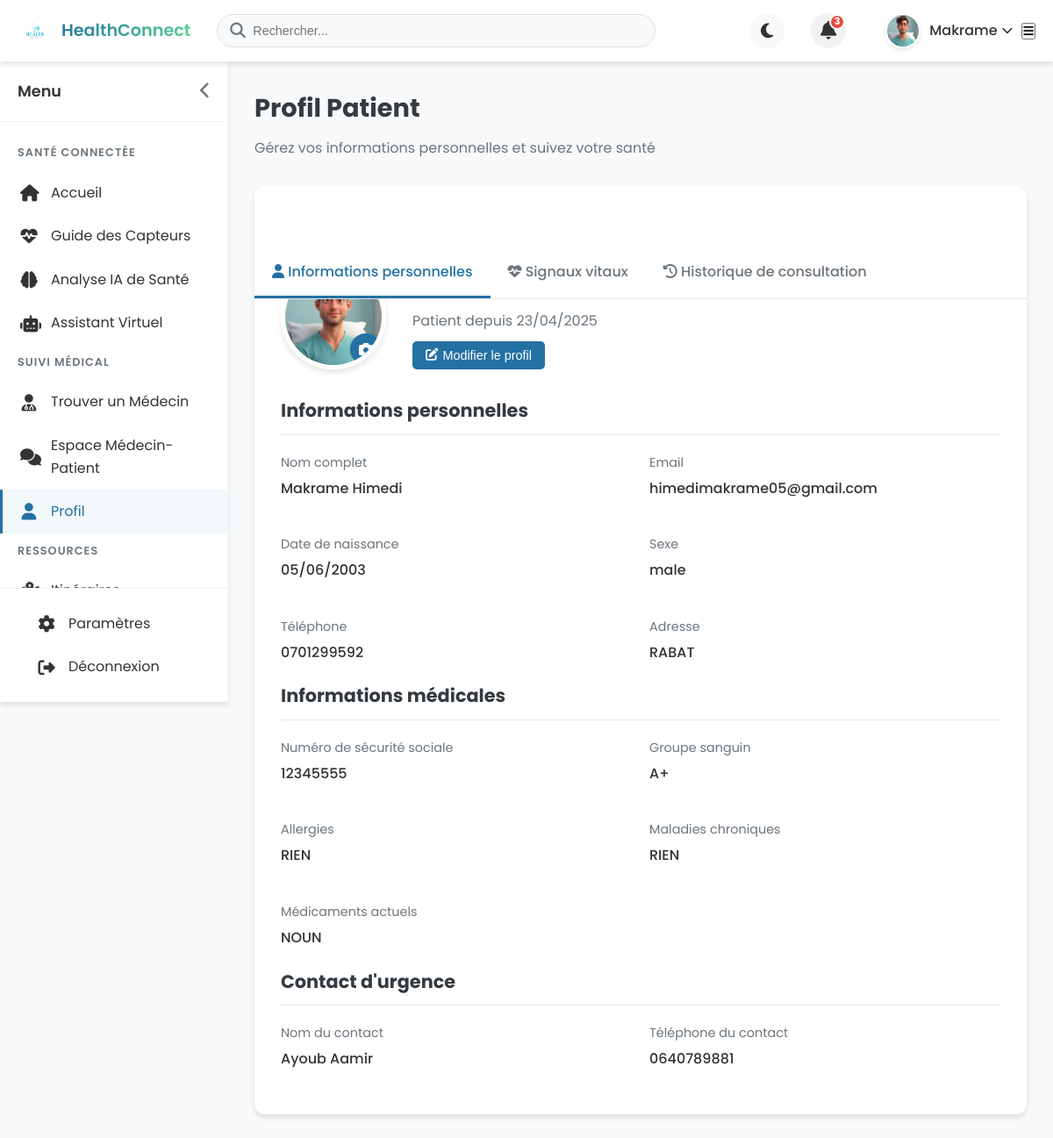
The app's page /patient/profile (signed in) with its own data.
### models.py (models this page shows, shortened)
class Patient(db.Model):
    id = db.Column(db.Integer, primary_key=True)
    user_id = db.Column(db.Integer, db.ForeignKey('user.id'), nullable=False)
    birth_date = db.Column(db.Date, nullable=True)
    gender = db.Column(db.String(10), nullable=True)  # male, female, other
    phone = db.Column(db.String(20), nullable=True)
    address = db.Column(db.String(200), nullable=True)
    id_number = db.Column(db.String(50), nullable=True)  # National ID or patient ID
    insurance = db.Column(db.String(100), nullable=True)
    blood_type = db.Column(db.String(5), nullable=True)  # A+, B-, etc.
    allergies = db.Column(db.Text, nullable=True)
    chronic_diseases = db.Column(db.Text, nullable=True)
    current_medications = db.Column(db.Text, nullable=True)
    emergency_contact_name = db.Column(db.String(100), nullable=True)
    emergency_contact_phone = db.Column(db.String(20), nullable=True)
    social_security_number = db.Column(db.String(50), nullable=True)
    profile_picture = db.Column(db.String(200), nullable=True)  # Path to profile picture
    appointments = db.relationship('Appointment', backref='patient', lazy='dynamic',
                                  foreign_keys='Appointment.patient_id', cascade='all, delete-orphan')
    prescriptions = db.relationship('Prescription', backref='patient', lazy='dynamic', cascade='all, delete-orphan')

class User(db.Model, UserMixin):
    id = db.Column(db.Integer, primary_key=True)
    email = db.Column(db.String(120), unique=True, nullable=False)
    password_hash = db.Column(db.String(128), nullable=False)
    first_name = db.Column(db.String(50), nullable=False)
    last_name = db.Column(db.String(50), nullable=False)
    role = db.Column(db.String(10), nullable=False)  # 'patient' or 'doctor'
    created_at = db.Column(db.DateTime, default=get_current_time_naive)
    patient = db.relationship('Patient', backref='user', uselist=False, cascade='all, delete-orphan')
    doctor = db.relationship('Doctor', backref='user', uselist=False, cascade='all, delete-orphan')

### routes/patient.py (the view, shortened to what this page needs)
@patient_bp.route('/profile', methods=['GET', 'POST'])
@login_required
def profile():
    if current_user.role != 'patient':
        flash('Accès refusé. Vous devez être un patient pour voir cette page.', 'danger')
        return redirect(url_for('index'))
    return render_template('patient/profile.html')

### templates/patient/profile.html (shortened to what this page needs)
{% extends 'dashboard_base.html' %}
{% block extra_css %}
<link rel="stylesheet" href="{{ url_for('static', filename='css/patient/profile.css') }}">
<link rel="stylesheet" href="{{ url_for('static', filename='css/patient/header.css') }}">
<link rel="stylesheet" href="{{ url_for('static', filename='css/patient/vital_signs.css') }}">
{% endblock %}
{% block content %}
{% include 'patient/partials/header.html' %}
<div class="profile-container">
    <div id="sidebar" class="sidebar">
        <div class="sidebar-header">
            <span class="sidebar-title">Menu</span>
            <button id="sidebar-toggle" class="sidebar-toggle">
                <i class="fas fa-chevron-left"></i>
            </button>
        </div>
        <div class="sidebar-menu">
            <div class="menu-category">Santé Connectée</div>
            <a href="{{ url_for('patient.dashboard') }}" class="menu-item">
                <i class="fas fa-home"></i>
                <span class="menu-text">Accueil</span>
            </a>
            <a href="#" class="menu-item">
                <i class="fas fa-heartbeat"></i>
                <span class="menu-text">Guide des Capteurs</span>
            </a>
            <a href="#" class="menu-item">
                <i class="fas fa-brain"></i>
                <span class="menu-text">Analyse IA de Santé</span>
            </a>
            <a href="#" class="menu-item">
                <i class="fas fa-robot"></i>
                <span class="menu-text">Assistant Virtuel</span>
            </a>
            <div class="menu-category">Suivi Médical</div>
            <a href="#" class="menu-item">
                <i class="fas fa-user-md"></i>
                <span class="menu-text">Trouver un Médecin</span>
            </a>
            <a href="#" class="menu-item">
                <i class="fas fa-comments"></i>
                <span class="menu-text">Espace Médecin-Patient</span>
            </a>
            <a href="#" class="menu-item active">
                <i class="fas fa-user"></i>
                <span class="menu-text">Profil</span>
            </a>
            <div class="menu-category">Ressources</div>
            <a href="#" class="menu-item">
                <span class="menu-text">Itinéraires</span>
            </a>
            <a href="#" class="menu-item">
                <span class="menu-text">Dossier Médical</span>
            </a>
            <a href="#" class="menu-item">
                <span class="menu-text">Gestion des Médicaments</span>
            </a>
        </div>
        <div class="sidebar-footer">
            <a href="#" class="menu-item">
                <i class="fas fa-cog"></i>
                <span class="menu-text">Paramètres</span>
            </a>
            <a href="{{ url_for('auth.logout') }}" class="menu-item">
                <i class="fas fa-sign-out-alt"></i>
                <span class="menu-text">Déconnexion</span>
            </a>
        </div>
    </div>
    <div id="main-content" class="main-content">
        <div class="page-header">
            <h1 class="page-title">Profil Patient</h1>
            <p class="page-subtitle">Gérez vos informations personnelles et suivez votre santé</p>
        </div>
        <div class="profile-content">
            <div class="profile-tabs">
                <div class="profile-tab" data-target="profile-info">
                    <i class="fas fa-user"></i> Informations personnelles
                </div>
                <div class="profile-tab" data-target="vitals">
                    <i class="fas fa-heartbeat"></i> Signaux vitaux
                </div>
                <div class="profile-tab" data-target="consultations">
                    <i class="fas fa-history"></i> Historique de consultation
                </div>
            </div>
            <div id="profile-info" class="profile-section">
                <div class="profile-header">
                    <div class="profile-picture">
                        <img src="{{ url_for('static', filename=current_user.patient.profile_picture.replace('\\', '/')) if current_user.patient.profile_picture else url_for('static', filename='images/default-avatar.png') }}" alt="Photo de profil" id="profile-avatar">
                        <label for="avatar-upload" class="avatar-upload-label">
                            <i class="fas fa-camera"></i>
                        </label>
                    </div>
                    <div class="profile-info">
                        <h2>{{ current_user.first_name }} {{ current_user.last_name }}</h2>
                        <p>Patient depuis {{ current_user.created_at.strftime('%d/%m/%Y') }}</p>
                        <div class="profile-actions">
                            <button class="btn-edit-profile" onclick="editProfile()">
                                <i class="fas fa-edit"></i> Modifier le profil
                            </button>
                        </div>
                    </div>
                </div>
                <h3 class="section-title">Informations personnelles</h3>
                <div class="profile-details">
                    <div class="detail-group">
                        <div class="detail-label">Nom complet</div>
                        <div class="detail-value">{{ current_user.first_name }} {{ current_user.last_name }}</div>
                    </div>
                    <div class="detail-group">
                        <div class="detail-label">Email</div>
                        <div class="detail-value">{{ current_user.email }}</div>
                    </div>
                    <div class="detail-group">
                        <div class="detail-label">Date de naissance</div>
                        <div class="detail-value">
                            {% if current_user.patient.birth_date %}
                                {{ current_user.patient.birth_date.strftime('%d/%m/%Y') }}
                            {% else %}
                                Non renseigné
                            {% endif %}
                        </div>
                    </div>
                    <div class="detail-group">
                        <div class="detail-label">Sexe</div>
                        <div class="detail-value">
                            {% if current_user.patient.gender %}
                                {{ current_user.patient.gender }}
                            {% else %}
                                Non renseigné
                            {% endif %}
                        </div>
                    </div>
                    <div class="detail-group">
                        <div class="detail-label">Téléphone</div>
                        <div class="detail-value">
                            {% if current_user.patient.phone %}
                                {{ current_user.patient.phone }}
                            {% else %}
                                Non renseigné
                            {% endif %}
                        </div>
                    </div>
                    <div class="detail-group">
                        <div class="detail-label">Adresse</div>
                        <div class="detail-value">
                            {% if current_user.patient.address %}
                                {{ current_user.patient.address }}
                            {% else %}
                                Non renseigné
                            {% endif %}
                        </div>
                    </div>
                </div>
                <h3 class="section-title">Informations médicales</h3>
                <div class="profile-details">
                    <div class="detail-group">
                        <div class="detail-label">Numéro de sécurité sociale</div>
                        <div class="detail-value">
                            {% if current_user.patient.social_security_number %}
                                {{ current_user.patient.social_security_number }}
                            {% else %}
                                Non renseigné
                            {% endif %}
                        </div>
                    </div>
                    <div class="detail-group">
                        <div class="detail-label">Groupe sanguin</div>
                        <div class="detail-value">
                            {% if current_user.patient.blood_type %}
                                {{ current_user.patient.blood_type }}
                            {% else %}
                                Non renseigné
                            {% endif %}
                        </div>
                    </div>
                    <div class="detail-group">
                        <div class="detail-label">Allergies</div>
                        <div class="detail-value">
                            {% if current_user.patient.allergies %}
                                {{ current_user.patient.allergies }}
                            {% else %}
                                Aucune allergie connue
                            {% endif %}
                        </div>
                    </div>
                    <div class="detail-group">
                        <div class="detail-label">Maladies chroniques</div>
                        <div class="detail-value">
                            {% if current_user.patient.chronic_diseases %}
                                {{ current_user.patient.chronic_diseases }}
                            {% else %}
                                Aucune maladie chronique connue
                            {% endif %}
                        </div>
                    </div>
                    <div class="detail-group">
                        <div class="detail-label">Médicaments actuels</div>
                        <div class="detail-value">
                            {% if current_user.patient.current_medications %}
                                {{ current_user.patient.current_medications }}
                            {% else %}
                                Aucun médicament actuel
                            {% endif %}
                        </div>
                    </div>
                </div>
                <h3 class="section-title">Contact d'urgence</h3>
                <div class="profile-details">
                    <div class="detail-group">
                        <div class="detail-label">Nom du contact</div>
                        <div class="detail-value">
                            {% if current_user.patient.emergency_contact_name %}
                                {{ current_user.patient.emergency_contact_name }}
                            {% else %}
                                Non renseigné
                            {% endif %}
                        </div>
                    </div>
                    <div class="detail-group">
                        <div class="detail-label">Téléphone du contact</div>
                        <div class="detail-value">
                            {% if current_user.patient.emergency_contact_phone %}
                                {{ current_user.patient.emergency_contact_phone }}
                            {% else %}
                                Non renseigné
                            {% endif %}
                        </div>
                    </div>
                </div>
            </div>
        </div>
    </div>
</div>
{% endblock %}

### templates/patient/partials/header.html (shortened to what this page needs)
<div class="topbar">
    <div class="topbar-logo">
        <a href="{{ url_for('patient.dashboard') }}">
            <img src="{{ url_for('static', filename='images/logo.png') }}" alt="HealthConnect Logo">
            <span>HealthConnect</span>
        </a>
    </div>
    <div class="topbar-search">
        <i class="fas fa-search"></i>
        <input type="text" placeholder="Rechercher...">
    </div>
    <div class="topbar-actions">
        <div class="theme-toggle" id="theme-toggle">
            <i class="fas fa-moon"></i>
        </div>
        <div class="topbar-notification" id="notification-toggle">
            <i class="fas fa-bell"></i>
            <span class="notification-badge">3</span>
        </div>
        <div class="topbar-profile" id="profile-toggle">
            <div class="profile-avatar">
                <img src="{{ url_for('static', filename=current_user.patient.profile_picture.replace('\\', '/')) if current_user.patient.profile_picture else url_for('static', filename='images/default-avatar.png') }}" alt="Avatar">
            </div>
            <span class="profile-name">{{ current_user.first_name }} <i class="fas fa-chevron-down"></i></span>
        </div>
    </div>
    <button id="mobile-menu-toggle" class="d-md-none">
        <i class="fas fa-bars"></i>
    </button>
</div>

### records on screen
Patient: profile_picture (picture), patient.birth_date "05/06/2003", patient.gender "male", patient.phone "0701299592", patient.address "RABAT", patient.social_security_number "12345555", patient.blood_type "A+", patient.allergies "RIEN", patient.chronic_diseases "RIEN", patient.current_medications "NOUN", patient.emergency_contact_name "Ayoub Aamir", patient.emergency_contact_phone "0640789881"
User: first_name "Makrame", created_at "23/04/2025", last_name "Himedi", email "himedimakrame05@gmail.com"
